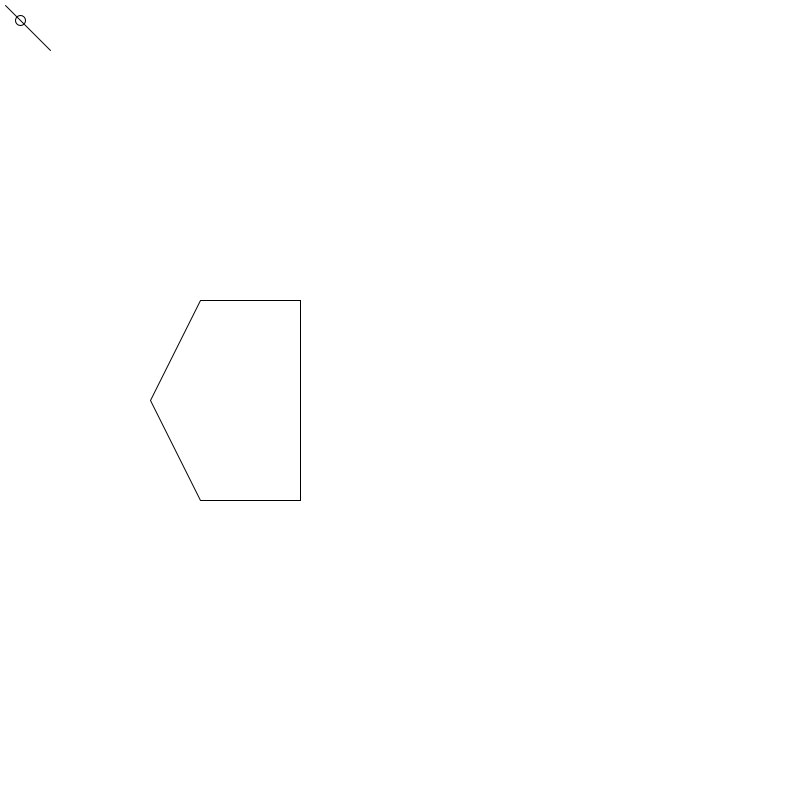
Frame 1 (no input)
Frame 60 (the mouse pressed at the canvas centre just before this capture): identical to frame 1, image omitted
Frame 120 (the mouse held since frame 60 and released just before this capture): identical to frame 1, image omitted

The Processing sketch that drew this single still picture (run headless with seeded random() and noise(); from frame 60 on, the mouse is pressed at the canvas centre):

// Processing sketch: GISShapesInter
// ── GISShapesInter.pde
PShape s;
ArrayList<PVector> building = new ArrayList<PVector>();
void setup(){
  size(800, 800); 
  
  building = new ArrayList<PVector>();
  //new PVector(x, y)
  building.add(new PVector(200, 300));
  building.add(new PVector(300, 300));
  building.add(new PVector(300, 500));
  building.add(new PVector(200, 500));
  building.add(new PVector(150, 400));
  building.add(new PVector(200, 300));
  
  s = createShape();
  s.beginShape();
  for(int i = 0; i<building.size(); i++){
    s.vertex(building.get(i).x, building.get(i).y);
  }
  s.endShape();
  
  
}

void draw(){
  background(255);
  
  shape(s, 0, 0);
  
  float x = 20;
  float y = 20;
  
  ellipse(x, y, 10, 10);
  
  //draw from 2 points
  float x1 = 5;
  float y1 = 5;
  float x2 = 50;
  float y2 = 50;
  line(x1, y1, x2, y2);
  
  //Polygon! 
  
  
}
